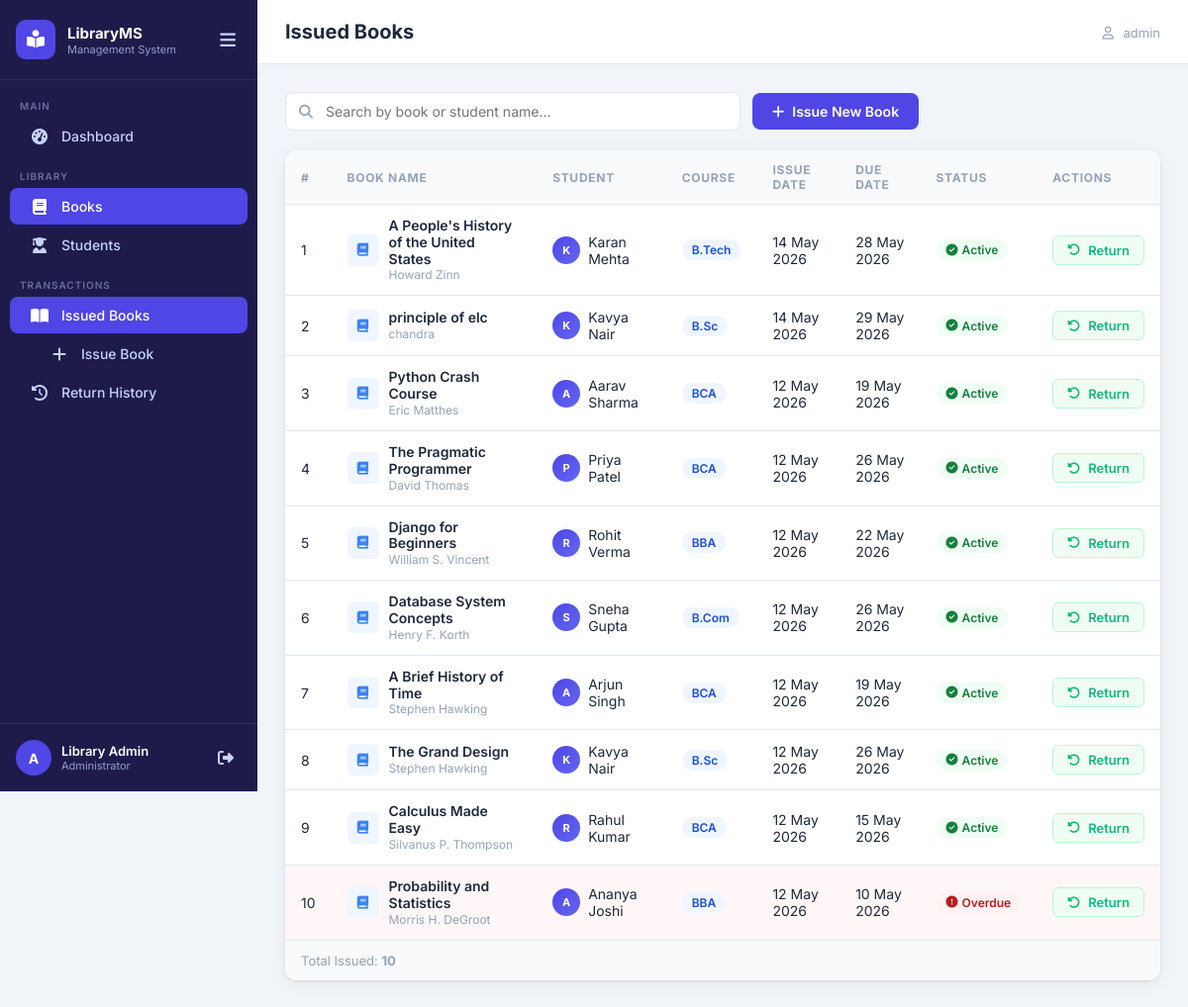
Screenshot of /issued/ (signed in) with the database file from the repository.
### library/models.py (models this page shows, shortened)
class IssuedBook(models.Model):
    book = models.ForeignKey(Book, on_delete=models.CASCADE)
    student = models.ForeignKey(Student, on_delete=models.CASCADE)
    issue_date = models.DateField(auto_now_add=True)
    due_date = models.DateField()
    return_date = models.DateField(null=True, blank=True)
    returned = models.BooleanField(default=False)
    class Meta:
        ordering = ['-issue_date']
    @property
    def is_overdue(self):
        from datetime import date
        if not self.returned:
            return date.today() > self.due_date
        return False

class Book(models.Model):
    CATEGORY_CHOICES = [
        ('Fiction', 'Fiction'),
        ('Non-Fiction', 'Non-Fiction'),
        ('Science', 'Science'),
        ('Technology', 'Technology'),
        ('History', 'History'),
        ('Mathematics', 'Mathematics'),
        ('Literature', 'Literature'),
        ('Philosophy', 'Philosophy'),
        ('Biography', 'Biography'),
        ('Self-Help', 'Self-Help'),
    ]
    name = models.CharField(max_length=255)
    author = models.CharField(max_length=255)
    category = models.CharField(max_length=50, choices=CATEGORY_CHOICES, default='Fiction')
    quantity = models.PositiveIntegerField(default=1)
    available = models.PositiveIntegerField(default=1)
    added_date = models.DateField(auto_now_add=True)
    class Meta:
        ordering = ['name']

class Student(models.Model):
    COURSE_CHOICES = [
        ('BCA', 'BCA'),
        ('BBA', 'BBA'),
        ('B.Com', 'B.Com'),
        ('B.Sc', 'B.Sc'),
        ('B.Tech', 'B.Tech'),
        ('MBA', 'MBA'),
        ('MCA', 'MCA'),
        ('M.Sc', 'M.Sc'),
    ]
    name = models.CharField(max_length=255)
    email = models.EmailField(unique=True)
    course = models.CharField(max_length=50, choices=COURSE_CHOICES, default='BCA')
    phone = models.CharField(max_length=15, blank=True, null=True)
    enrollment_date = models.DateField(auto_now_add=True)
    class Meta:
        ordering = ['name']

### library/views.py (the view)
# urls.py: path('issued/', views.issued_books, name='issued_books'),
@login_required
def issued_books(request):
    issues = IssuedBook.objects.filter(returned=False).select_related('book', 'student')
    return render(request, 'library/issued_books.html', {'issues': issues})

### templates/library/issued_books.html (shortened to what this page needs)
{% extends 'library/base.html' %}
{% block page_title %}Issued Books{% endblock %}
{% block content %}
<div class="page-toolbar">
    <div class="search-box">
        <i class="fa-solid fa-magnifying-glass search-icon"></i>
        <input
            type="text"
            id="searchInput"
            class="search-input"
            placeholder="Search by book or student name..."
            autocomplete="off"
        >
    </div>
    <a href="{% url 'issue_book' %}" class="btn btn-primary">
        <i class="fa-solid fa-plus"></i> Issue New Book
    </a>
</div>
<div class="card">
    {% if issues %}
    <div class="table-wrapper">
        <table class="table" id="issuedTable">
            <thead>
                <tr>
                    <th>#</th>
                    <th>Book Name</th>
                    <th>Student</th>
                    <th>Course</th>
                    <th>Issue Date</th>
                    <th>Due Date</th>
                    <th>Status</th>
                    <th>Actions</th>
                </tr>
            </thead>
            <tbody>
                {% for issue in issues %}
                <tr class="{% if issue.is_overdue %}row-overdue{% endif %}">
                    <td>{{ forloop.counter }}</td>
                    <td>
                        <div class="book-cell">
                            <div class="book-icon-sm">
                                <i class="fa-solid fa-book"></i>
                            </div>
                            <div>
                                <p class="book-name-sm">{{ issue.book.name }}</p>
                                <p class="book-author-sm">{{ issue.book.author }}</p>
                            </div>
                        </div>
                    </td>
                    <td>
                        <div class="student-cell">
                            <div class="student-avatar student-avatar--sm">{{ issue.student.name|first|upper }}</div>
                            <span>{{ issue.student.name }}</span>
                        </div>
                    </td>
                    <td><span class="badge badge--blue">{{ issue.student.course }}</span></td>
                    <td>{{ issue.issue_date|date:"d M Y" }}</td>
                    <td>{{ issue.due_date|date:"d M Y" }}</td>
                    <td>
                        {% if issue.is_overdue %}
                        <span class="badge badge--red">
                            <i class="fa-solid fa-circle-exclamation"></i> Overdue
                        </span>
                        {% else %}
                        <span class="badge badge--green">
                            <i class="fa-solid fa-circle-check"></i> Active
                        </span>
                        {% endif %}
                    </td>
                    <td>
                        <form method="POST" action="{% url 'return_book' issue.pk %}" style="display:inline;">
                            <button type="submit" class="btn btn-sm btn-return" onclick="return confirm('Mark \'{{ issue.book.name|escapejs }}\' as returned?')">
                                <i class="fa-solid fa-rotate-left"></i> Return
                            </button>
                        </form>
                    </td>
                </tr>
                {% endfor %}
            </tbody>
        </table>
    </div>
    <div class="table-footer">
        <p class="table-count">Total Issued: <strong>{{ issues|length }}</strong></p>
    </div>
    {% else %}
    <div class="empty-state">
        <i class="fa-solid fa-book-open empty-icon"></i>
        <p>No books are currently issued.</p>
        <a href="{% url 'issue_book' %}" class="btn btn-primary">Issue a Book</a>
    </div>
    {% endif %}
</div>
{% endblock %}

### templates/library/base.html (shortened to what this page needs)
<!DOCTYPE html>
<html lang="en">
<head>
    {% load static %}
    <link rel="stylesheet" href="{% static 'css/style.css' %}">
    <link rel="stylesheet" href="{% static 'css/sidebar.css' %}">
    <link rel="stylesheet" href="https://cdnjs.cloudflare.com/ajax/libs/font-awesome/6.5.0/css/all.min.css">
</head>
<body>
{% if user.is_authenticated %}
<aside class="sidebar" id="sidebar">
    <div class="sidebar-header">
        <div class="sidebar-logo">
            <i class="fa-solid fa-book-open-reader"></i>
        </div>
        <div class="sidebar-brand">
            <span class="brand-name">LibraryMS</span>
            <span class="brand-sub">Management System</span>
        </div>
        <button class="sidebar-toggle" id="sidebarToggle" aria-label="Toggle sidebar">
            <i class="fa-solid fa-bars"></i>
        </button>
    </div>
    <nav class="sidebar-nav">
        <div class="nav-group">
            <span class="nav-label">Main</span>
            <a href="{% url 'dashboard' %}" class="nav-item {% if request.resolver_match.url_name == 'dashboard' %}active{% endif %}">
                <i class="fa-solid fa-gauge-high"></i>
                <span>Dashboard</span>
            </a>
        </div>
        <div class="nav-group">
            <span class="nav-label">Library</span>
            <a href="{% url 'book_list' %}" class="nav-item {% if 'book' in request.resolver_match.url_name %}active{% endif %}">
                <i class="fa-solid fa-book"></i>
                <span>Books</span>
            </a>
            <a href="{% url 'student_list' %}" class="nav-item {% if 'student' in request.resolver_match.url_name %}active{% endif %}">
                <i class="fa-solid fa-user-graduate"></i>
                <span>Students</span>
            </a>
        </div>
        <div class="nav-group">
            <span class="nav-label">Transactions</span>
            <a href="{% url 'issued_books' %}" class="nav-item {% if request.resolver_match.url_name == 'issued_books' or request.resolver_match.url_name == 'issue_book' %}active{% endif %}">
                <i class="fa-solid fa-book-open"></i>
                <span>Issued Books</span>
            </a>
            <a href="{% url 'issue_book' %}" class="nav-item {% if request.resolver_match.url_name == 'issue_book' %}active{% endif %}" style="padding-left:2.5rem">
                <i class="fa-solid fa-plus"></i>
                <span>Issue Book</span>
            </a>
            <a href="{% url 'return_history' %}" class="nav-item {% if request.resolver_match.url_name == 'return_history' %}active{% endif %}">
                <i class="fa-solid fa-clock-rotate-left"></i>
                <span>Return History</span>
            </a>
        </div>
    </nav>
    <div class="sidebar-footer">
        <div class="user-info">
            <div class="user-avatar">{{ user.username|first|upper }}</div>
            <div>
                <p class="user-name">{{ user.get_full_name|default:user.username }}</p>
                <p class="user-role">Administrator</p>
            </div>
        </div>
        <a href="{% url 'logout' %}" class="logout-btn" title="Logout">
            <i class="fa-solid fa-right-from-bracket"></i>
        </a>
    </div>
</aside>
<div class="main-wrapper" id="mainWrapper">
    <header class="top-bar">
        <div class="page-title">
            <h1>{% block page_title %}Dashboard{% endblock %}</h1>
        </div>
        <div class="top-bar-actions">
            <span class="top-bar-user"><i class="fa-regular fa-user"></i> {{ user.username }}</span>
        </div>
    </header>
    <main class="main-content">
        {% block content %}{% endblock %}
    </main>
</div>
{% endif %}
</body>
</html>

### rows the page displays
IssuedBook: book.name "A People's History of the United States", book.author "Howard Zinn", student.name|first "K", student.name "Karan Mehta", student.course "B.Tech", issue_date "14 May 2026", due_date "28 May 2026", returned False (drawn)
IssuedBook: book.name "principle of elc", book.author "chandra", student.name|first "K", student.name "Kavya Nair", student.course "B.Sc", issue_date "14 May 2026", due_date "29 May 2026", returned False (drawn)
IssuedBook: book.name "Python Crash Course", book.author "Eric Matthes", student.name|first "A", student.name "Aarav Sharma", student.course "BCA", issue_date "12 May 2026", due_date "19 May 2026", returned False (drawn)
IssuedBook: book.name "The Pragmatic Programmer", book.author "David Thomas", student.name|first "P", student.name "Priya Patel", student.course "BCA", issue_date "12 May 2026", due_date "26 May 2026", returned False (drawn)
IssuedBook: book.name "Django for Beginners", book.author "William S. Vincent", student.name|first "R", student.name "Rohit Verma", student.course "BBA", issue_date "12 May 2026", due_date "22 May 2026", returned False (drawn)
IssuedBook: book.name "Database System Concepts", book.author "Henry F. Korth", student.name|first "S", student.name "Sneha Gupta", student.course "B.Com", issue_date "12 May 2026", due_date "26 May 2026", returned False (drawn)
IssuedBook: book.name "A Brief History of Time", book.author "Stephen Hawking", student.name|first "A", student.name "Arjun Singh", student.course "BCA", issue_date "12 May 2026", due_date "19 May 2026", returned False (drawn)
IssuedBook: book.name "The Grand Design", book.author "Stephen Hawking", student.name|first "K", student.name "Kavya Nair", student.course "B.Sc", issue_date "12 May 2026", due_date "26 May 2026", returned False (drawn)
IssuedBook: book.name "Calculus Made Easy", book.author "Silvanus P. Thompson", student.name|first "R", student.name "Rahul Kumar", student.course "BCA", issue_date "12 May 2026", due_date "15 May 2026", returned False (drawn)
IssuedBook: book.name "Probability and Statistics", book.author "Morris H. DeGroot", student.name|first "A", student.name "Ananya Joshi", student.course "BBA", issue_date "12 May 2026", due_date "10 May 2026", returned False (drawn)

### other values shown
{{ user.username|first|upper }} "A"
{{ user.get_full_name|default:user.username }} "Library Admin"
{{ user.username }} "admin"
{{ issues|length }} "10"
